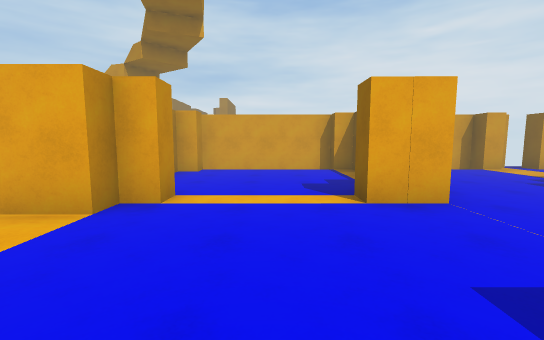
view 1 (above)

22 first-person views from a walk through a 3-D level made in the Unity game engine. The camera is 1.5 m above the floor, tilts 6° down and sees 90° across. The floor is counted in squares, 2 m on a side. Each view is taken from the middle of a square. On the plan, view 1 faces up. The plan holds only what a view shows up to about 10 squares ahead; the rest is blank. The place goes on beyond the plan. The player character is not drawn.

view 2
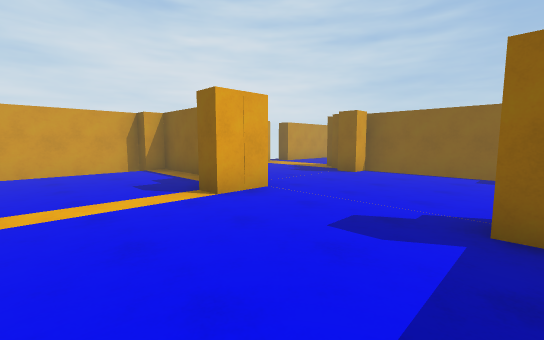

view 3
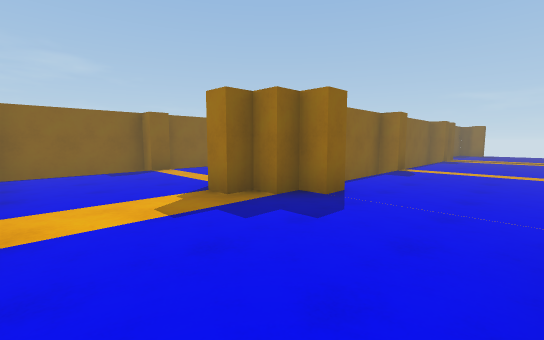

view 4
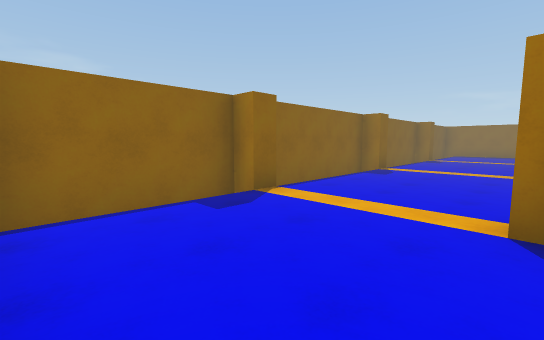

view 5
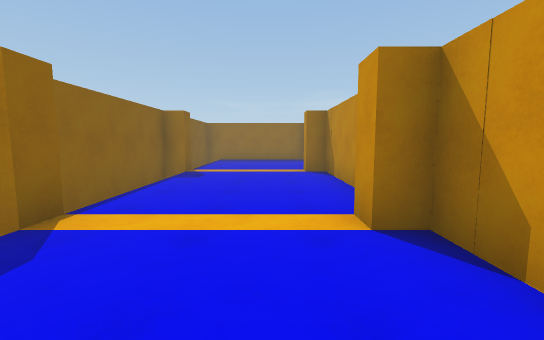

view 6
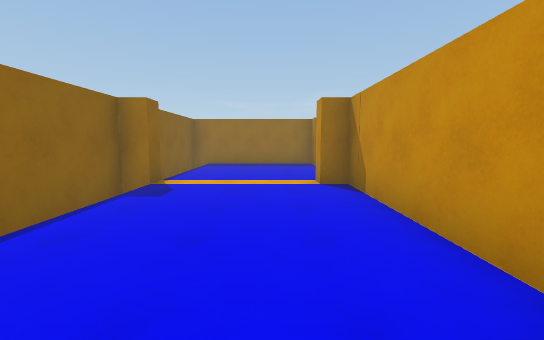

view 7
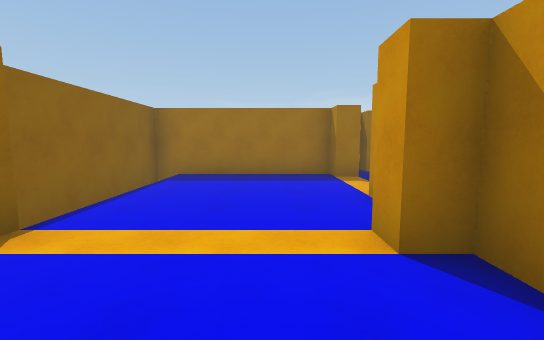

view 8
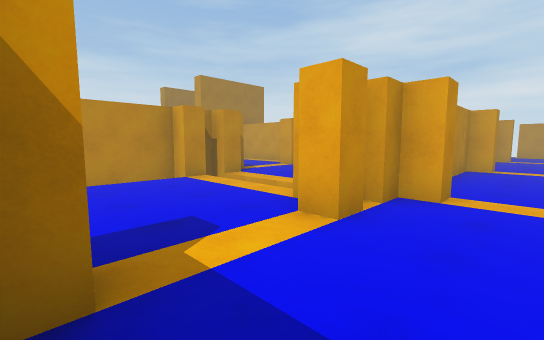

view 9
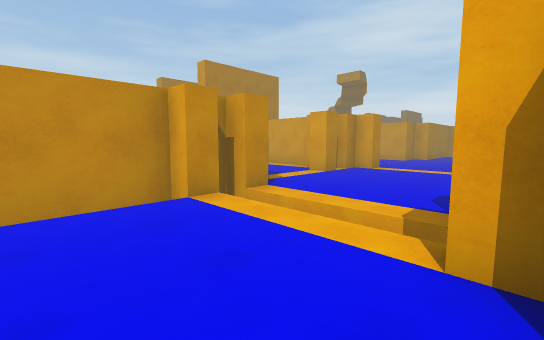

view 10
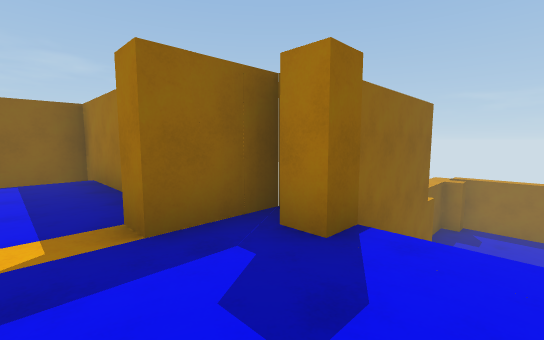

view 11
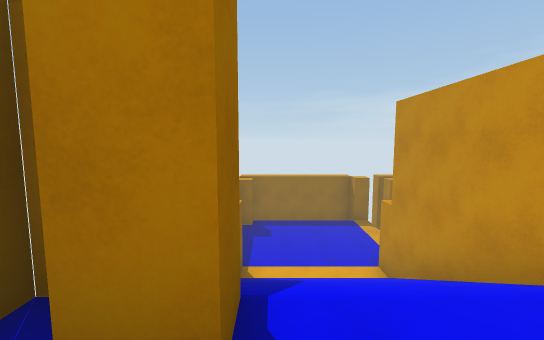

view 12
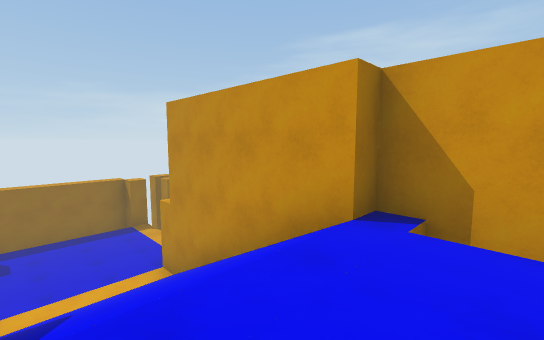

view 13
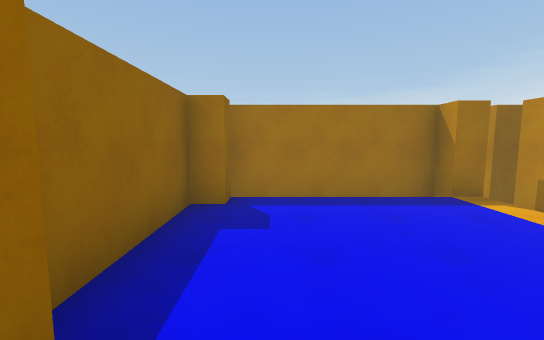

view 14
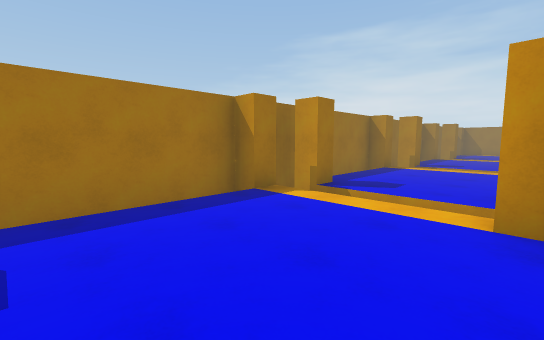

view 15
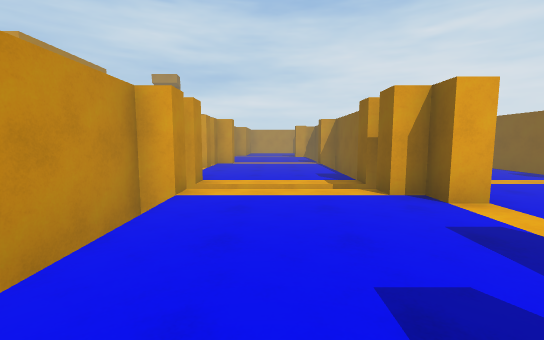

view 16
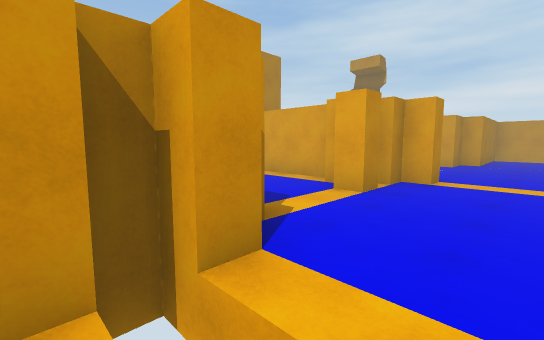

view 17
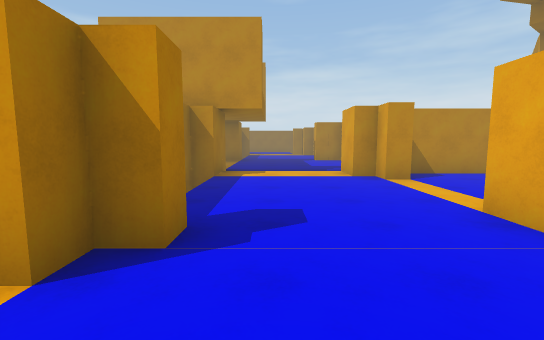

view 18
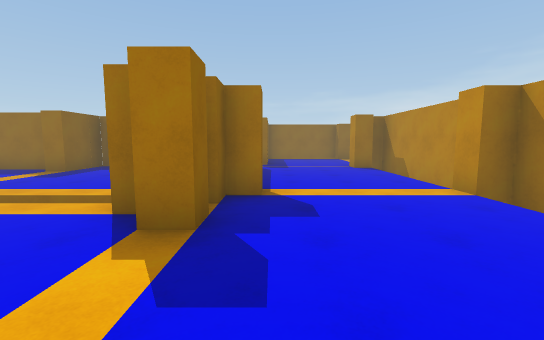

view 19
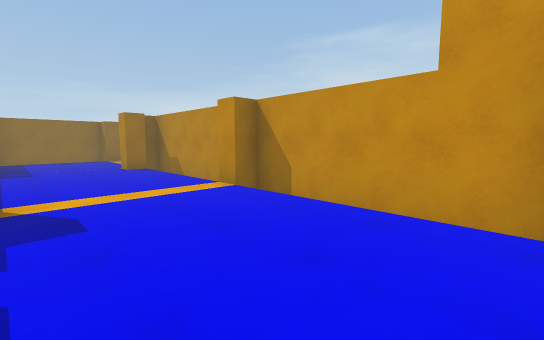

view 20
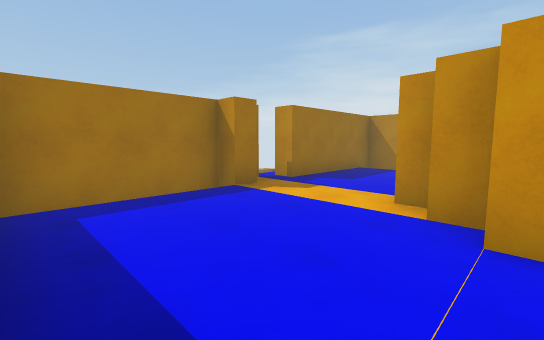

view 21
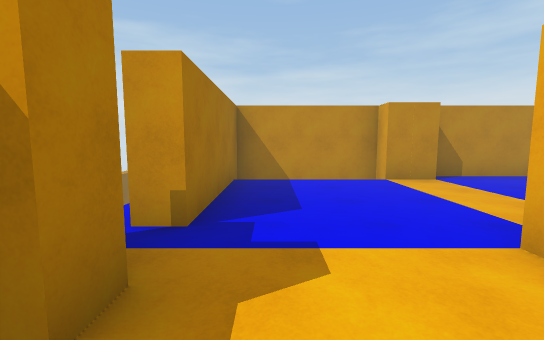

view 22
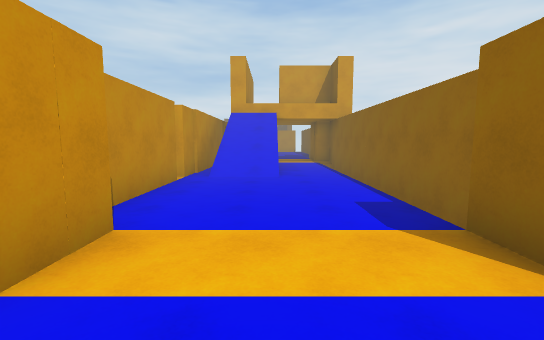

### Floor plan
Key: @ floor where view 1 was taken; # wall or solid block; x gap in a wall; . main floor; - floor 4 m lower than the main floor; / step, stairs or slope; = window, fence, low wall or low ledge; v drop or lower ground.
Columns run from 7 left of view 1 to 11 right of it. Each row starts with its distance up from view 1.
  8      #########.#
  7     ##...#........#
  6     #....#........#
  5     #....#........#
  4     #....#...##...#
  3  ...##.......#....#
  2  ... ........#....#
  1  ... ........#....#
  0   .....@.#...##...#
 -1     ######...#....#
 -2 ## ..#...#...#....#
 -3 #//.##.......#....#
 -4 =//.##.......#....#
 -5 #//.##...##. ##...#
 -6 #//.##...#...#....#
 -7 x...##...#........#
 -8 #...##...#........#
 -9 #...##...#...##...#
-10 #...##...#../######
-11 #...#...##///#
-12 #....... #///#
-13 #....... #///#
-14 ####.#####///##
-15    vv  v #----#
-16 vvvvvvvvv-----#
-17 vvvvvvvvv-----#
-18  vvvvvvvx----##
-19   v v#########

Positions as (right, up) in squares from view 1, and headings:
1: (0, 0), facing up
2: (-1, 0), facing up-right
3: (3, 7), facing down-right
4: (7, 7), facing down-right
5: (8, 2), facing down
6: (8, 0), facing down
7: (8, -3), facing down
8: (8, -9), facing up-left
9: (6, -8), facing up-left
10: (4, -8), facing down-right
11: (5, -9), facing down
12: (5, -9), facing down-left
13: (5, -14), facing down
14: (5, -15), facing down-left
15: (4, -10), facing up
16: (4, -6), facing up-left
17: (4, 1), facing left
18: (1, -2), facing down
19: (1, -2), facing down-left
20: (1, -10), facing down-left
21: (-1, -13), facing left
22: (-5, -12), facing up
